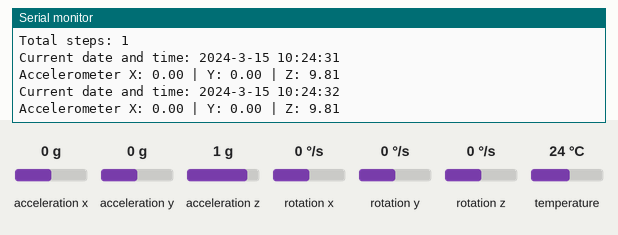
This sketch was run on a simulated ESP32. Shown: the last lines printed to the serial monitor. Inputs (shaded band) come from the test bench; at power-on: acceleration x 0 g, acceleration y 0 g, acceleration z 1 g, rotation x 0 °/s, rotation y 0 °/s, rotation z 0 °/s, temperature 24 °C. WiFi joins after 1.5 s; servers stay silent unless stated; the local clock reads 2024-03-15 10:24:30 at power-on unless the sketch sets it; EEPROM starts erased; nothing arrives over Bluetooth unless stated.

Above: at 2.7 s.
2.8 s: acceleration x set to -1.4 g
At 3.4 s:
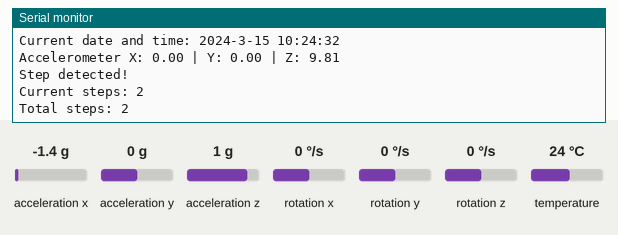
4.3 s: acceleration y set to -1.4 g
At 5.3 s:
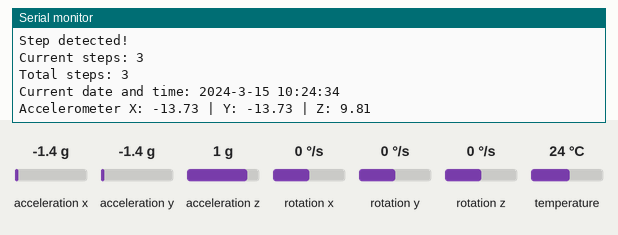
5.8 s: acceleration z set to -1.4 g
At 7.3 s:
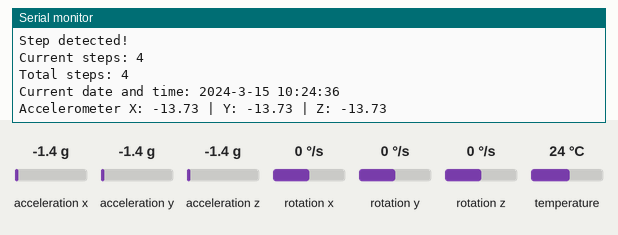

Measured:
- after the input at 2.8 s, the serial monitor: prints a new line at once (image 1)
- after the input at 4.3 s, the serial monitor: prints a new line at once (image 2)
- after the input at 5.8 s, the serial monitor: prints a new line at once (image 3)

The sketch:

Steps_Counter_with_Acceleration.ino
```cpp
//code to print acceleration values of x,y,z axis , print current date/month/year , time and total no. of steps which will be store in its memory (eeprom) and gets deleted at night . It will share data via bluetooth to bluetooth terminal app . Using MPU6050, connections are 21,22 using i2c method.

#include <Wire.h>
#include <Adafruit_MPU6050.h>
#include <Adafruit_Sensor.h>
#include <BluetoothSerial.h>
#include <Preferences.h>
#include <WiFi.h>
#include <time.h>

// Replace with your network credentials
const char* ssid = "Your_SSID";
const char* password = "Your_Password";

// NTP Server and Timezone settings
const char* ntpServer = "pool.ntp.org";
const long gmtOffset_sec = 19800; // UTC+5:30
const int daylightOffset_sec = 0; // No DST adjustment

Adafruit_MPU6050 mpu;
BluetoothSerial SerialBT;
Preferences preferences;

const float threshold = 1.2; // Adjust this threshold for step detection sensitivity
const int bufferLength = 15; // Number of accelerometer readings in the buffer
float buffer[bufferLength];
int bufferIndex = 0;
int currentStepCount = 0;
int totalStepCount = 0;
bool stepDetected = false;

const unsigned long debounceDelay = 300; // Debounce delay in milliseconds
unsigned long lastStepTime = 0;

void setup() {
  Serial.begin(115200);
  Wire.begin();

  // Initialize Adafruit MPU6050
  if (!mpu.begin()) {
    Serial.println("Failed to find MPU6050 chip");
    while (1);
  }
  Serial.println("MPU6050 Found!");

  mpu.setAccelerometerRange(MPU6050_RANGE_2_G);
  mpu.setGyroRange(MPU6050_RANGE_250_DEG);
  mpu.setFilterBandwidth(MPU6050_BAND_21_HZ);

  // Initialize Bluetooth
  SerialBT.begin("ESP32_Step_Counter"); // Bluetooth device name
  Serial.println("The device started, now you can pair it with Bluetooth!");

  // Initialize preferences
  preferences.begin("step_counter", false);

  // Connect to WiFi
  Serial.println("Connecting to WiFi...");
  WiFi.begin(ssid, password);
  while (WiFi.status() != WL_CONNECTED) {
    delay(500);
    Serial.print(".");
  }
  Serial.println("\nConnected to WiFi!");

  // Initialize time
  configTime(gmtOffset_sec, daylightOffset_sec, ntpServer);
  Serial.println("Time syncing...");

  // Wait for the time to be synchronized
  time_t now = time(nullptr);
  while (now < 8 * 3600 * 2) { // Wait until we get a valid time (use a valid timestamp)
    delay(1000);
    now = time(nullptr);
    Serial.print(".");
  }
  Serial.println("\nTime synchronized!");

  // Load the last saved total step count from EEPROM
  totalStepCount = preferences.getInt("total_steps", 0); // Default to 0 if not found

  Serial.print("Loaded total step count from EEPROM: ");
  Serial.println(totalStepCount);
}

void loop() {
  // Variables to store accelerometer readings
  sensors_event_t a, g, temp;
  mpu.getEvent(&a, &g, &temp);

  float accelerationX = a.acceleration.x;
  float accelerationY = a.acceleration.y;
  float accelerationZ = a.acceleration.z;

  float accelerationMagnitude = sqrt(accelerationX * accelerationX +
                                     accelerationY * accelerationY +
                                     accelerationZ * accelerationZ);

  buffer[bufferIndex] = accelerationMagnitude;
  bufferIndex = (bufferIndex + 1) % bufferLength;

  // Detect a step if the current magnitude is greater than the average of the buffer by the threshold
  float avgMagnitude = 0;
  for (int i = 0; i < bufferLength; i++) {
    avgMagnitude += buffer[i];
  }
  avgMagnitude /= bufferLength;

  unsigned long currentMillis = millis();

  if (accelerationMagnitude > (avgMagnitude + threshold)) {
    if (!stepDetected && (currentMillis - lastStepTime) > debounceDelay) {
      currentStepCount++;
      totalStepCount++;
      stepDetected = true;
      lastStepTime = currentMillis;

      Serial.println("Step detected!");
      Serial.print("Current steps: ");
      Serial.println(currentStepCount);
      Serial.print("Total steps: ");
      Serial.println(totalStepCount);

      // Store the updated total step count in EEPROM
      preferences.putInt("total_steps", totalStepCount);

      // Send step count to Bluetooth terminal
      SerialBT.print("Current steps: ");
      SerialBT.println(currentStepCount);
      SerialBT.print("Total steps: ");
      SerialBT.println(totalStepCount);
    }
  } else {
    stepDetected = false;
  }

  // Print the current date and time every second
  static unsigned long lastTimePrint = 0;
  if (millis() - lastTimePrint >= 1000) {
    lastTimePrint = millis();
    printLocalTime();
    // Print accelerometer readings
    printAccelerometerData();
  }

  // Check if it's 12:00:00 to reset step count
  time_t now = time(nullptr);
  struct tm timeinfo;
  localtime_r(&now, &timeinfo);
  if (timeinfo.tm_hour == 12 && timeinfo.tm_min == 0 && timeinfo.tm_sec == 0) {
    resetStepCount();
  }
}

void printLocalTime() {
  time_t now;
  struct tm timeinfo;
  time(&now);
  localtime_r(&now, &timeinfo);

  Serial.print("Current date and time: ");
  Serial.print(timeinfo.tm_year + 1900); // Year since 1900
  Serial.print("-");
  Serial.print(timeinfo.tm_mon + 1);    // Month [0-11]
  Serial.print("-");
  Serial.print(timeinfo.tm_mday);        // Day of the month
  Serial.print(" ");
  Serial.print(timeinfo.tm_hour);
  Serial.print(":");
  Serial.print(timeinfo.tm_min);
  Serial.print(":");
  Serial.print(timeinfo.tm_sec);
  Serial.println();

  // Send current date and time to Bluetooth terminal
  SerialBT.print("Current date and time: ");
  SerialBT.print(timeinfo.tm_year + 1900); // Year since 1900
  SerialBT.print("-");
  SerialBT.print(timeinfo.tm_mon + 1);    // Month [0-11]
  SerialBT.print("-");
  SerialBT.print(timeinfo.tm_mday);        // Day of the month
  SerialBT.print(" ");
  SerialBT.print(timeinfo.tm_hour);
  SerialBT.print(":");
  SerialBT.print(timeinfo.tm_min);
  SerialBT.print(":");
  SerialBT.print(timeinfo.tm_sec);
  SerialBT.println();
}

void printAccelerometerData() {
  sensors_event_t a, g, temp;
  mpu.getEvent(&a, &g, &temp);

  Serial.print("Accelerometer X: ");
  Serial.print(a.acceleration.x, 2); // Print with 2 decimal places
  Serial.print(" | Y: ");
  Serial.print(a.acceleration.y, 2); // Print with 2 decimal places
  Serial.print(" | Z: ");
  Serial.println(a.acceleration.z, 2); // Print with 2 decimal places

  // Send accelerometer data via Bluetooth
  SerialBT.print("Accelerometer X: ");
  SerialBT.print(a.acceleration.x, 2); // Print with 2 decimal places
  SerialBT.print(" | Y: ");
  SerialBT.print(a.acceleration.y, 2); // Print with 2 decimal places
  SerialBT.print(" | Z: ");
  SerialBT.println(a.acceleration.z, 2); // Print with 2 decimal places
}

void resetStepCount() {
  // Get current date and time
  time_t now;
  struct tm timeinfo;
  time(&now);
  localtime_r(&now, &timeinfo);

  // Format the date and time
  String dateTime = String(timeinfo.tm_year + 1900) + "-" +
                    String(timeinfo.tm_mon + 1) + "-" +
                    String(timeinfo.tm_mday) + " " +
                    String(timeinfo.tm_hour) + ":" +
                    String(timeinfo.tm_min) + ":" +
                    String(timeinfo.tm_sec);

  // Print current date, time, and total number of steps before resetting
  Serial.print("Current date and time: ");
  Serial.print(dateTime);
  Serial.print(", Total number of steps: ");
  Serial.println(totalStepCount);

  SerialBT.print("Current date and time: ");
  SerialBT.print(dateTime);
  SerialBT.print(", Total number of steps: ");
  SerialBT.println(totalStepCount);

  // Reset step counts
  currentStepCount = 0;
  totalStepCount = 0; // Reset total step count as well
  preferences.putInt("total_steps", 0); // Clear total step count in EEPROM

  Serial.println("Step counts reset.");
  SerialBT.println("Step counts reset.");
}
```
